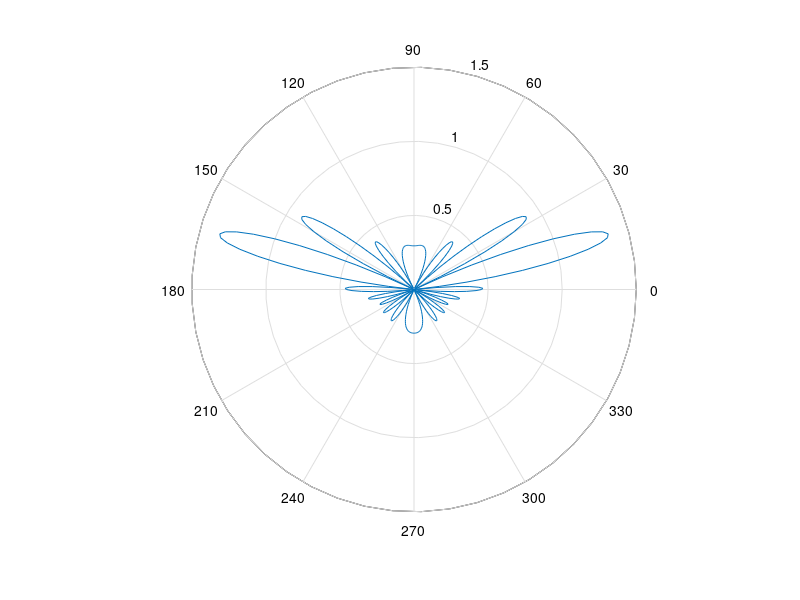

MATLAB code to generate this figure:
%
% Null steering beam former
%
clear all, close all
M=10;
theta0=20*pi/180;
theta1=25*pi/180;
theta2=-30*pi/180;
s0=exp(1j*pi*[0:M-1]'*sin(theta0));
s1=exp(1j*pi*[0:M-1]'*sin(theta1));
s2=exp(1j*pi*[0:M-1]'*sin(theta2));
S=[s0 s1 s2];
e0=[1 0 0]';
w=S*inv(S'*S)*e0;
for k=0:360
    theta=k*pi/180;
    G(k+1)=w'*exp(1j*pi*[0:M-1]'*sin(theta));
end
theta=[0:360]*pi/180;
polar(theta,abs(G))

